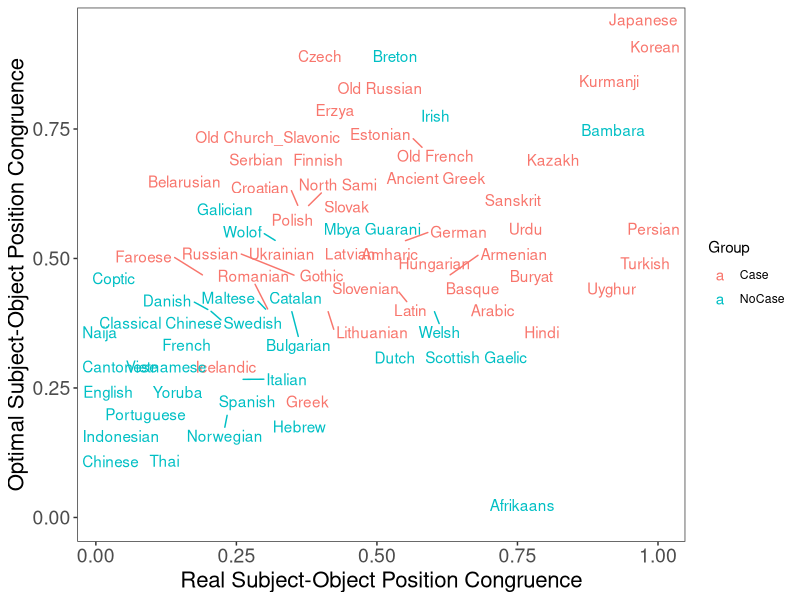

The R script that drew this image:
library(tidyr)
library(dplyr)


u = read.csv("../landscapes_2.6_new.R.tsv", sep=" ")


u = merge(u, read.csv("case_marking_revised.tsv", sep=","), by=c("Language"), all=TRUE)



library(stringr)
u$Language2 = as.character(u$Language)
for(i in (1:nrow(u))) {
	u$Language2[[i]] = str_replace(u$Language2[[i]], "_2.6", "")
	u$Language2[[i]] = str_replace(u$Language2[[i]], "_", " ")
}


library(ggrepel)
library(ggplot2)
#ggsave("figures/fracion-optimized_DLM_2.6_format.pdf", height=7, width=7)

u = u %>% mutate(Group = ifelse(value, "Case", "NoCase"))

plot = ggplot(u, aes(x=OSSameSide_Real_Prob, y=OSSameSide, color=Group)) + geom_text_repel(aes(label=Language2)) + xlab("Real Subject-Object Position Congruence") + ylab("Optimal Subject-Object Position Congruence") + theme_bw() + theme(axis.text=element_text(size=14), axis.title=element_text(size=16)) + theme(panel.grid = element_blank())
ggsave(plot, file="../figures/by_patient_marking.pdf", width=6, height=6)

sink("correlations.txt")
v = u %>% filter(value)
cat("WITH CASE\n")
print(cor.test(v$OSSameSide_Real_Prob, v$OSSameSide))
plot = ggplot(v, aes(x=OSSameSide_Real_Prob, y=OSSameSide, color=Group)) + geom_text_repel(aes(label=Language2)) + xlab("Real Subject-Object Position Congruence") + ylab("Optimal Subject-Object Position Congruence") + theme_bw() + theme(legend.position="none", axis.text=element_text(size=14), axis.title=element_text(size=16)) + theme(panel.grid = element_blank())
v = u %>% filter(!value)
cat("\n\nNO CASE\n")
print(cor.test(v$OSSameSide_Real_Prob, v$OSSameSide))
plot = ggplot(v, aes(x=OSSameSide_Real_Prob, y=OSSameSide, color=Group)) + geom_text_repel(aes(label=Language2)) + xlab("Real Subject-Object Position Congruence") + ylab("Optimal Subject-Object Position Congruence") + theme_bw() + theme(legend.position="none", axis.text=element_text(size=14), axis.title=element_text(size=16)) + theme(panel.grid = element_blank())





